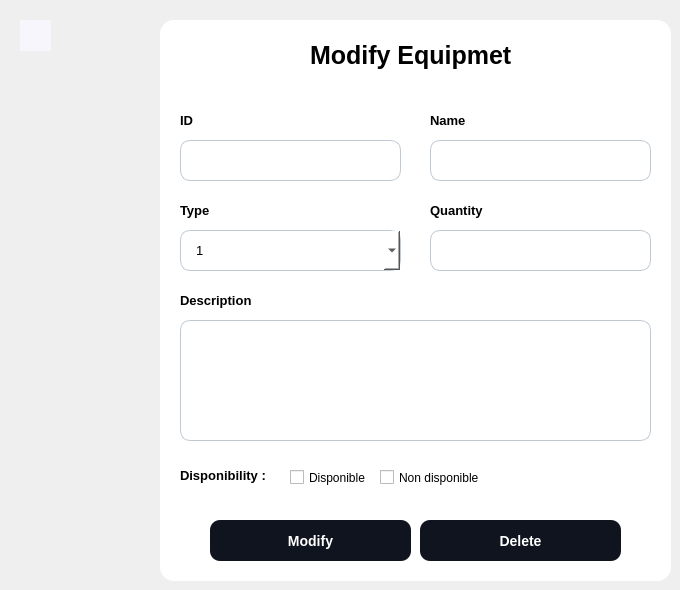
             <widget class="QWidget" name="page_5">
              <widget class="QLabel" name="title1_2">
               <property name="geometry">
                <rect>
                 <x>310</x>
                 <y>40</y>
                 <width>221</width>
                 <height>31</height>
                </rect>
               </property>
               <property name="styleSheet">
                <string notr="true">#title1_2 {
	font-size: 25px ; 
	font-weight:bold ; 
	
}</string>
               </property>
               <property name="text">
                <string>Modify Equipmet</string>
               </property>
              </widget>
              <widget class="QLabel" name="label_8">
               <property name="geometry">
                <rect>
                 <x>180</x>
                 <y>110</y>
                 <width>21</width>
                 <height>21</height>
                </rect>
               </property>
               <property name="styleSheet">
                <string notr="true">font-size:13px;
font-weight:bold ; </string>
               </property>
               <property name="text">
                <string>ID</string>
               </property>
              </widget>
              <widget class="QCheckBox" name="checkBox_3">
               <property name="geometry">
                <rect>
                 <x>380</x>
                 <y>467</y>
                 <width>111</width>
                 <height>21</height>
                </rect>
               </property>
               <property name="cursor">
                <cursorShape>PointingHandCursor</cursorShape>
               </property>
               <property name="text">
                <string>Non disponible</string>
               </property>
               <property name="autoExclusive">
                <bool>true</bool>
               </property>
               <property name="tristate">
                <bool>false</bool>
               </property>
              </widget>
              <widget class="QLineEdit" name="name_2">
               <property name="geometry">
                <rect>
                 <x>430</x>
                 <y>140</y>
                 <width>221</width>
                 <height>41</height>
                </rect>
               </property>
               <property name="styleSheet">
                <string notr="true">
	background-color:white ; 
	border-radius:10px ; 
	font-size:13px ; 
	padding-left : 15px ; 
	border:1px solid #BFC9D3 ; 
</string>
               </property>
              </widget>
              <widget class="QLineEdit" name="qnt_2">
               <property name="geometry">
                <rect>
                 <x>430</x>
                 <y>230</y>
                 <width>221</width>
                 <height>41</height>
                </rect>
               </property>
               <property name="styleSheet">
                <string notr="true">
	background-color:white ; 
	border-radius:10px ; 
	font-size:13px ; 
	padding-left : 15px ; 
	border:1px solid #BFC9D3 ; 
</string>
               </property>
              </widget>
              <widget class="QLabel" name="label_9">
               <property name="geometry">
                <rect>
                 <x>180</x>
                 <y>200</y>
                 <width>31</width>
                 <height>21</height>
                </rect>
               </property>
               <property name="styleSheet">
                <string notr="true">font-size:13px;
font-weight:bold ; </string>
               </property>
               <property name="text">
                <string>Type</string>
               </property>
              </widget>
              <widget class="QLabel" name="label_10">
               <property name="geometry">
                <rect>
                 <x>180</x>
                 <y>290</y>
                 <width>81</width>
                 <height>21</height>
                </rect>
               </property>
               <property name="styleSheet">
                <string notr="true">font-size:13px;
font-weight:bold ; </string>
               </property>
               <property name="text">
                <string>Description</string>
               </property>
              </widget>
              <widget class="QLineEdit" name="ID_2">
               <property name="enabled">
                <bool>false</bool>
               </property>
               <property name="geometry">
                <rect>
                 <x>180</x>
                 <y>140</y>
                 <width>221</width>
                 <height>41</height>
                </rect>
               </property>
               <property name="styleSheet">
                <string notr="true">
	background-color:white ; 
	border-radius:10px ; 
	font-size:13px ; 
	padding-left : 15px ; 
	border:1px solid #BFC9D3 ; 
</string>
               </property>
              </widget>
              <widget class="QWidget" name="add_container_2" native="true">
               <property name="geometry">
                <rect>
                 <x>160</x>
                 <y>20</y>
                 <width>511</width>
                 <height>561</height>
                </rect>
               </property>
               <property name="styleSheet">
                <string notr="true">background-color :white ; 
border-radius :14px ; 
</string>
               </property>
               <widget class="QPushButton" name="modify">
                <property name="geometry">
                 <rect>
                  <x>50</x>
                  <y>500</y>
                  <width>201</width>
                  <height>41</height>
                 </rect>
                </property>
                <property name="cursor">
                 <cursorShape>PointingHandCursor</cursorShape>
                </property>
                <property name="styleSheet">
                 <string notr="true">QPushButton {
	background-color:#0F141E ; 
	border-radius:10px ; 
	color : white ; 
	font-size:14px ; 
	font-weight:bold; 
}

QPushButton::hover {
	background-color:#4AC7EA ; 
	color:white ; 
}</string>
                </property>
                <property name="text">
                 <string>Modify</string>
                </property>
               </widget>
               <widget class="QPushButton" name="delete_2">
                <property name="geometry">
                 <rect>
                  <x>260</x>
                  <y>500</y>
                  <width>201</width>
                  <height>41</height>
                 </rect>
                </property>
                <property name="cursor">
                 <cursorShape>PointingHandCursor</cursorShape>
                </property>
                <property name="styleSheet">
                 <string notr="true">QPushButton {
	background-color:#0F141E ; 
	border-radius:10px ; 
	color : white ; 
	font-size:14px ; 
	font-weight:bold; 
}

QPushButton::hover {
	background-color:#D60002 ; 
	color:white ; 
}</string>
                </property>
                <property name="text">
                 <string>Delete</string>
                </property>
               </widget>
               <widget class="QPushButton" name="pushButton">
                <property name="geometry">
                 <rect>
                  <x>480</x>
                  <y>10</y>
                  <width>21</width>
                  <height>21</height>
                 </rect>
                </property>
                <property name="cursor">
                 <cursorShape>PointingHandCursor</cursorShape>
                </property>
                <property name="styleSheet">
                 <string notr="true">QPushButton{
	image: url(:/icons/tsawer/code.svg);
 }

QPushButton::hover {
	image: url(:/icons/tsawer/code_hover.svg);
}</string>
                </property>
                <property name="text">
                 <string/>
                </property>
               </widget>
               <widget class="QComboBox" name="type_2">
                <property name="geometry">
                 <rect>
                  <x>20</x>
                  <y>210</y>
                  <width>221</width>
                  <height>41</height>
                 </rect>
                </property>
                <property name="styleSheet">
                 <string notr="true">QComboBox {
	background-color:white ; 
	border-radius:10px ; 
	font-size:13px ; 
	padding-left : 15px ; 
	border:1px solid #BFC9D3 ; 

}</string>
                </property>
                <item>
                 <property name="text">
                  <string>1</string>
                 </property>
                </item>
                <item>
                 <property name="text">
                  <string>2</string>
                 </property>
                </item>
                <item>
                 <property name="text">
                  <string>3</string>
                 </property>
                </item>
               </widget>
              </widget>
              <widget class="QTextEdit" name="desc_2">
               <property name="geometry">
                <rect>
                 <x>180</x>
                 <y>320</y>
                 <width>471</width>
                 <height>121</height>
                </rect>
               </property>
               <property name="styleSheet">
                <string notr="true">
	background-color:white ; 
	border-radius:10px ; 
	font-size:13px ; 
	padding : 15px 0 0 15px ; 
	border:1px solid #BFC9D3 ; 

</string>
               </property>
              </widget>
              <widget class="QPushButton" name="back_2">
               <property name="geometry">
                <rect>
                 <x>20</x>
                 <y>20</y>
                 <width>31</width>
                 <height>31</height>
                </rect>
               </property>
               <property name="cursor">
                <cursorShape>PointingHandCursor</cursorShape>
               </property>
               <property name="styleSheet">
                <string notr="true">QPushButton {
	background-color:#F7F6FC; 
	border-radius:1px ; 
	image: url(:/icons/tsawer/arrow-left.svg);
}

QPushButton::hover {
	
	image: url(:/icons/tsawer/arrow-left_hover.svg);
}</string>
               </property>
               <property name="text">
                <string/>
               </property>
              </widget>
              <widget class="QLabel" name="label_11">
               <property name="geometry">
                <rect>
                 <x>430</x>
                 <y>110</y>
                 <width>41</width>
                 <height>21</height>
                </rect>
               </property>
               <property name="styleSheet">
                <string notr="true">font-size:13px;
font-weight:bold ; </string>
               </property>
               <property name="text">
                <string>Name</string>
               </property>
              </widget>
              <widget class="QCheckBox" name="checkBox_4">
               <property name="geometry">
                <rect>
                 <x>290</x>
                 <y>467</y>
                 <width>81</width>
                 <height>21</height>
                </rect>
               </property>
               <property name="cursor">
                <cursorShape>PointingHandCursor</cursorShape>
               </property>
               <property name="text">
                <string>Disponible</string>
               </property>
               <property name="autoExclusive">
                <bool>true</bool>
               </property>
               <property name="tristate">
                <bool>false</bool>
               </property>
              </widget>
              <widget class="QLabel" name="label_12">
               <property name="geometry">
                <rect>
                 <x>180</x>
                 <y>460</y>
                 <width>91</width>
                 <height>31</height>
                </rect>
               </property>
               <property name="styleSheet">
                <string notr="true">font-size:13px;
font-weight:bold ; </string>
               </property>
               <property name="text">
                <string>Disponibility :</string>
               </property>
              </widget>
              <widget class="QLabel" name="label_13">
               <property name="geometry">
                <rect>
                 <x>430</x>
                 <y>200</y>
                 <width>61</width>
                 <height>21</height>
                </rect>
               </property>
               <property name="styleSheet">
                <string notr="true">font-size:13px;
font-weight:bold ; </string>
               </property>
               <property name="text">
                <string>Quantity</string>
               </property>
              </widget>
              <zorder>add_container_2</zorder>
              <zorder>title1_2</zorder>
              <zorder>label_8</zorder>
              <zorder>checkBox_3</zorder>
              <zorder>name_2</zorder>
              <zorder>qnt_2</zorder>
              <zorder>label_9</zorder>
              <zorder>label_10</zorder>
              <zorder>ID_2</zorder>
              <zorder>desc_2</zorder>
              <zorder>back_2</zorder>
              <zorder>label_11</zorder>
              <zorder>checkBox_4</zorder>
              <zorder>label_12</zorder>
              <zorder>label_13</zorder>
             </widget>
